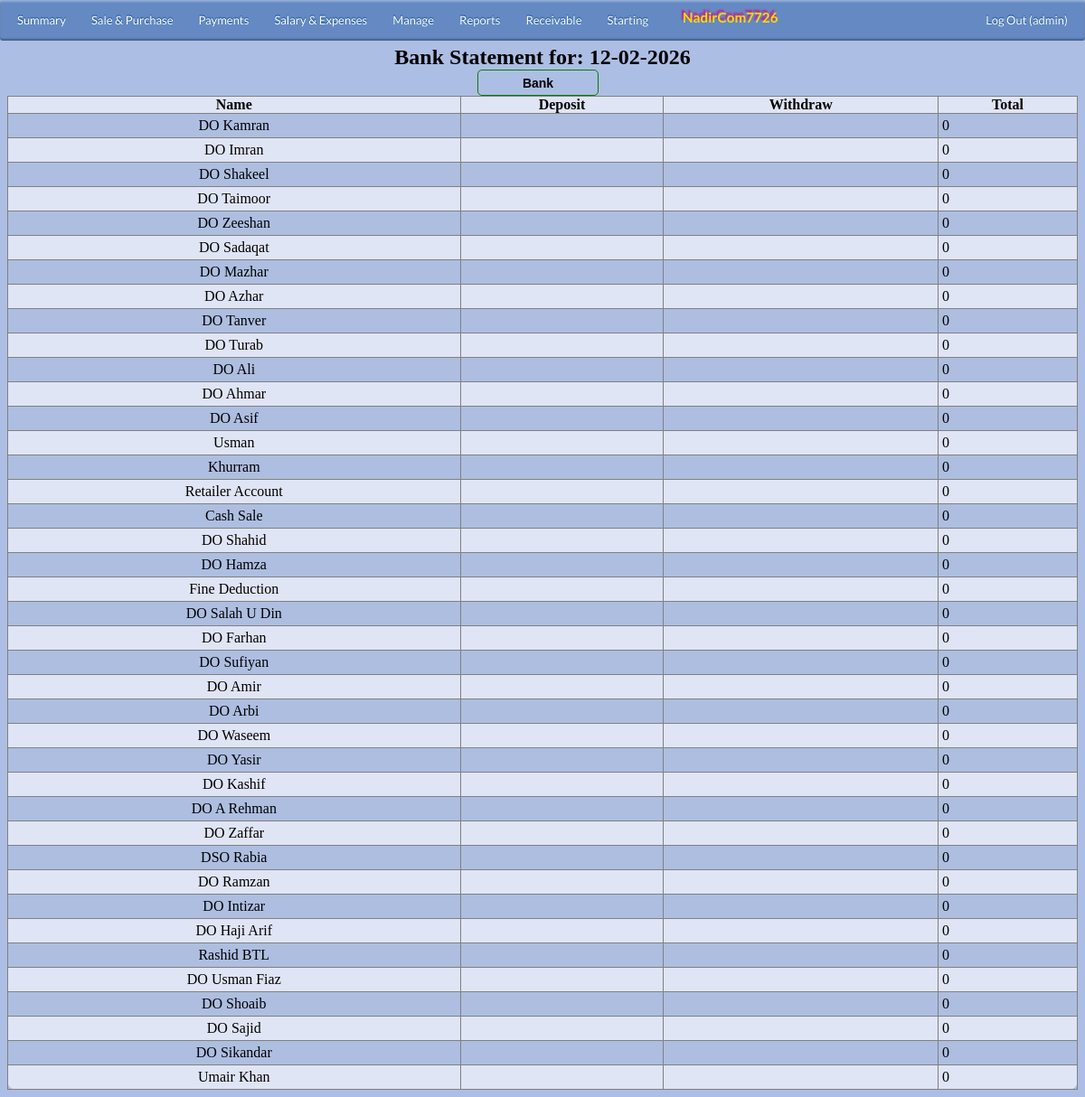
The page /admin/bankstatementdowisetoday.php (signed in) on the database its author committed.
### tables this page shows
CREATE TABLE `config` (
  `id` int(11) NOT NULL,
  `name` varchar(50) DEFAULT NULL,
  `customName` varchar(100) DEFAULT NULL
);

CREATE TABLE `company` (
  `ID` int(11) NOT NULL,
  `Name` varchar(30) DEFAULT NULL,
  `Type` varchar(30) DEFAULT NULL,
  `Comments` varchar(50) NOT NULL
);

CREATE TABLE `empinfo` (
  `EmpID` int(11) NOT NULL,
  `EmpName` varchar(30) DEFAULT NULL,
  `EmpJoinDate` date DEFAULT NULL,
  `EmpFixedSalary` int(11) DEFAULT NULL,
  `EmpStatus` varchar(20) DEFAULT NULL,
  `empType` varchar(10) DEFAULT NULL,
  `Comments` varchar(100) DEFAULT NULL,
  `sort_order` int(11) DEFAULT NULL,
  `showIn` tinyint(4) DEFAULT NULL,
  `otcomrate` float DEFAULT NULL,
  `completeName` varchar(50) DEFAULT NULL,
  `contactNo` varchar(20) DEFAULT NULL,
  `empAddress` varchar(200) DEFAULT NULL,
  `doLine` varchar(20) DEFAULT NULL,
  `cnic` varchar(15) DEFAULT NULL
);

### admin/includes/globalvar.php (called while the page is built, shortened)
<?php
include_once('dbcon.php');
$qry = mysqli_query($con,"SELECT customName FROM config WHERE name='organization';") or die(mysqli_error());
$Data=mysqli_fetch_assoc($qry);
$childOrganization=$Data['customName'];
?>

### admin/includes/variables.php (called while the page is built, shortened)
<?php
include_once('dbcon.php');
include_once('globalvar.php');
		$dateNow=date('Y-m-d');
		$currentActiveUser=$_SESSION['login_user'];
		$query_date = date('d-m-Y');
?>

### admin/includes/formula1.php (called while the page is built, shortened)
<?php
include_once('includes/variables.php');
include_once('globalvar.php');
?>

### admin/bankstatementdowisetoday.php (the view, shortened to what this page needs)
<?php
$bank = $_GET['for'];
include_once('includes/formula1.php');
include_once('includes/globalvar.php');
?>
<head>
			<?php
			include_once('includes/navbar.php');
			?>
			</head>
	<div class="container" align="center">
							<center>
								<caption> <h2>Bank Statement for: <?php echo $query_date; ?></h2></caption>
							</center>
			<div style="border: solid black 0px;" align="center" class="doBar">
					<?php
						$doQ=mysqli_query($con,"SELECT Name from company WHERE Type='BNK' ");
						while($data=mysqli_fetch_array($doQ))
							{
								$name=$data['Name'];
								if($name== $bank)
									$nm='doLinkSelected';
								else
									$nm='doLink';
								?>
								<a href="bankstatementdowisetoday.php?for=<?php echo $name;?>" id="<?php echo $nm;?>" class="button">
								<?php
								echo $data['Name']."</a>";
							}
					?>
			</div>
							<table cellpadding="0" cellspacing="0" border="1" class="" id="dbResult">
								<thead>
									<tr>
										<th>Name</th>
										<th>Deposit</th>
										<th>Withdraw</th>
										<th>Total</th>
									</tr>
								</thead>
								<tbody>
				<?php
					$doQ=mysqli_query($con,"SELECT EmpName from empinfo WHERE EmpStatus='Active' AND (empType='DO' OR empType='SP' OR empType='ws') Order by sort_order ASC");
						while($data=mysqli_fetch_array($doQ))
							{
								$emp=$data['EmpName'];
								echo "<tr>";
									echo "<td style=\"text-align: center;\">";
										echo $emp;
									echo "</td>";
										$q=mysqli_query($con," SELECT sum(rpAmnt) FROM receiptpayment WHERE rpStatus='ReceivedFrom' AND rpFromTo='$emp' AND rpMode='$bank' AND rpDate ='$dateNow' ");
										$Data=mysqli_fetch_array($q);
										$amntDeposit=$Data['sum(rpAmnt)'];
									echo "<td>".$amntDeposit."</td>";
										$q=mysqli_query($con," SELECT sum(rpAmnt) FROM receiptpayment WHERE rpStatus='PaidTo' AND rpFromTo='$emp' AND rpMode='$bank' AND rpDate='$dateNow'");
										$Data=mysqli_fetch_array($q);
										$amntWDraw=$Data['sum(rpAmnt)'];
									echo "<td>".$amntWDraw."</td>";
										$orgDeposit=$amntDeposit-$amntWDraw;
									echo "<td>".$orgDeposit."</td>";
							}
												?>
								</tbody>
							</table>
	</div>

### admin/includes/navbar.php (shortened to what this page needs)
<div id='cssmenu'>
	<ul>
		<li><a href='summary.php'><span>Summary</span></a>
		</li>
		<li><a href='#'><span>Sale & Purchase</span></a>
		</li>
		<li class='active has-sub'><a href='#'><span>Payments</span></a>
		</li>
		<li><a href='#'><span>Salary & Expenses</span></a>
		</li>
		<li class='active has-sub'><a href='#'><span>Manage</span></a>
		</li>
		<li class='active has-sub'><a href='#'><span>Reports</span></a>
		</li>
		<li class='active has-sub'><a href='#'><span>Receivable</span></a>
		</li>
		<li class='active has-sub'><a href='#'><span>Starting</span></a>
		</li>
		<li style="float:left">
			<h3> <?php echo $childOrganization?></h3>
		</li>
		<li style="float:right"><a href="../logout.php"> Log Out (<?php echo $currentActiveUser; ?>)</a></li>
	</ul>
</div>

### rows shown on the page
config: customName "NadirCom7726"
company: Name "Bank"
empinfo: EmpName "DO Kamran", orgDeposit "0"
empinfo: EmpName "DO Imran", orgDeposit "0"
empinfo: EmpName "DO Shakeel", orgDeposit "0"
empinfo: EmpName "DO Taimoor", orgDeposit "0"
empinfo: EmpName "DO Zeeshan", orgDeposit "0"
empinfo: EmpName "DO Sadaqat", orgDeposit "0"
empinfo: EmpName "DO Mazhar", orgDeposit "0"
empinfo: EmpName "DO Azhar", orgDeposit "0"
empinfo: EmpName "DO Tanver", orgDeposit "0"
empinfo: EmpName "DO Turab", orgDeposit "0"
empinfo: EmpName "DO Ali", orgDeposit "0"
empinfo: EmpName "DO Ahmar", orgDeposit "0"
empinfo: EmpName "DO Asif", orgDeposit "0"
empinfo: EmpName "Usman", orgDeposit "0"
empinfo: EmpName "Khurram", orgDeposit "0"
empinfo: EmpName "Retailer Account", orgDeposit "0"
empinfo: EmpName "Cash Sale", orgDeposit "0"
empinfo: EmpName "DO Shahid", orgDeposit "0"
empinfo: EmpName "DO Hamza", orgDeposit "0"
empinfo: EmpName "Fine Deduction", orgDeposit "0"
empinfo: EmpName "DO Salah U Din", orgDeposit "0"
empinfo: EmpName "DO Farhan", orgDeposit "0"
empinfo: EmpName "DO Sufiyan", orgDeposit "0"
empinfo: EmpName "DO Amir", orgDeposit "0"
empinfo: EmpName "DO Arbi", orgDeposit "0"
empinfo: EmpName "DO Waseem", orgDeposit "0"
empinfo: EmpName "DO Yasir", orgDeposit "0"
empinfo: EmpName "DO Kashif", orgDeposit "0"
empinfo: EmpName "DO A Rehman", orgDeposit "0"
empinfo: EmpName "DO Zaffar", orgDeposit "0"
empinfo: EmpName "DSO Rabia", orgDeposit "0"
empinfo: EmpName "DO Ramzan", orgDeposit "0"
empinfo: EmpName "DO Intizar", orgDeposit "0"
empinfo: EmpName "DO Haji Arif", orgDeposit "0"
empinfo: EmpName "Rashid BTL", orgDeposit "0"
empinfo: EmpName "DO Usman Fiaz", orgDeposit "0"
empinfo: EmpName "DO Shoaib", orgDeposit "0"
empinfo: EmpName "DO Sajid", orgDeposit "0"
empinfo: EmpName "DO Sikandar", orgDeposit "0"
empinfo: EmpName "Umair Khan", orgDeposit "0"

### other values the page prints
$currentActiveUser "admin"
$query_date "12-02-2026"
